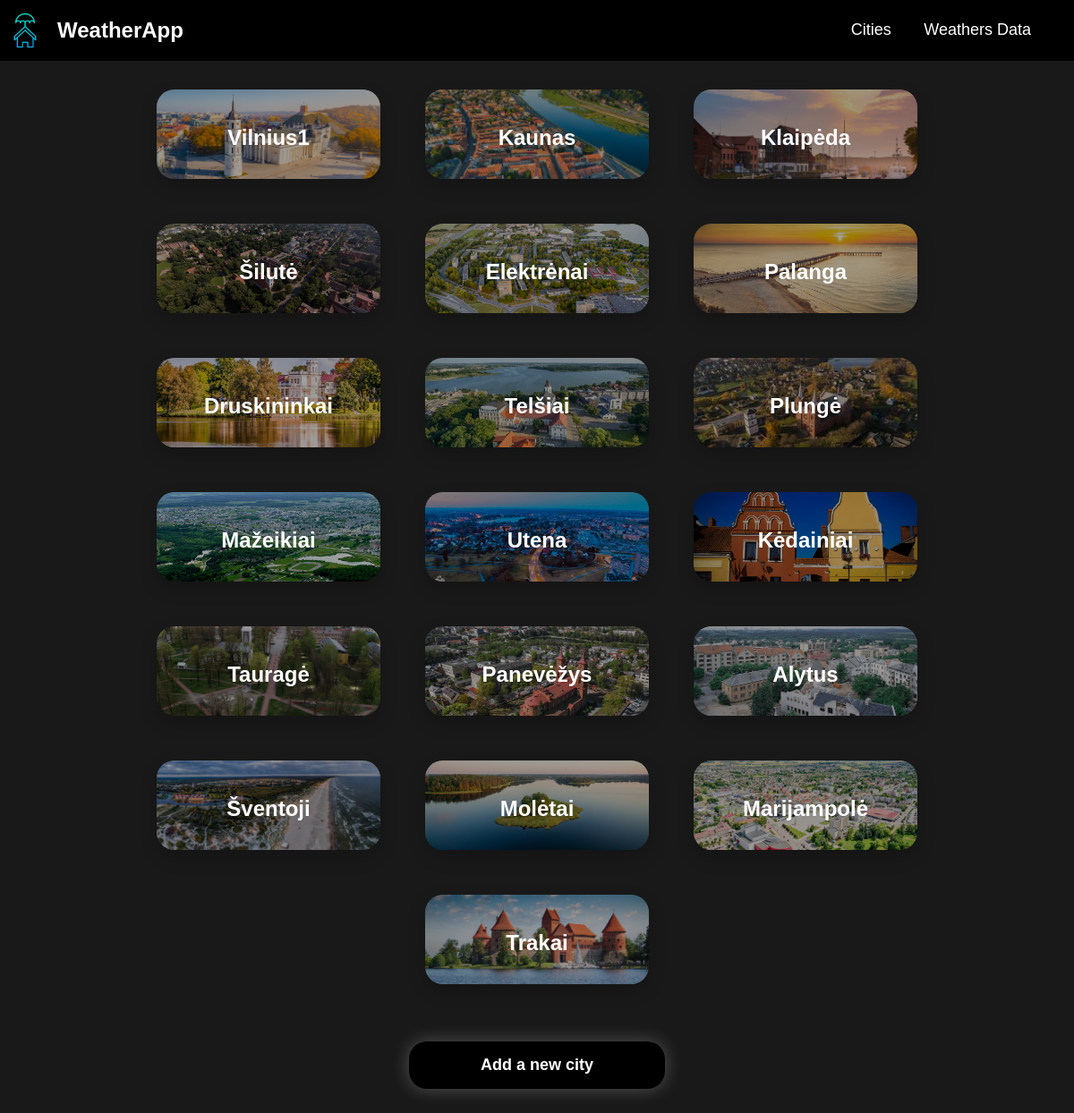
Before: /cities/ with the older database file.
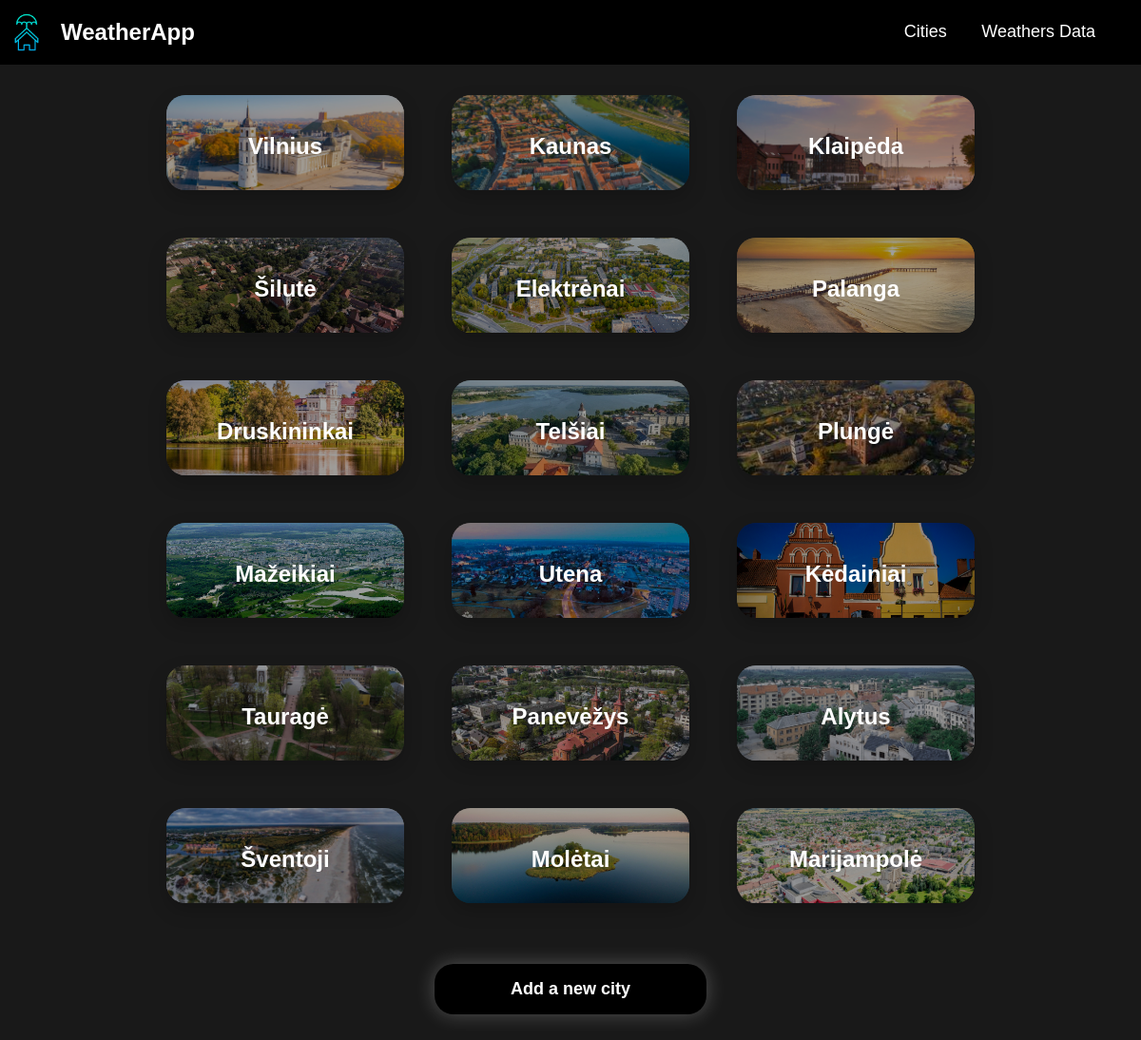
After: the same page with the newer database file.
### weathers/models.py (models this page shows, shortened)
class BaseModel(models.Model):
    objects = models.Manager()
    class Meta:
        abstract = True

class City(BaseModel):
    name = models.CharField(max_length=50, blank=True, unique=True)
    country = models.CharField(max_length=100, default='Lietuva', choices=COUNTRY_CHOICES)
    coordination_x = models.FloatField(default=0)
    coordination_y = models.FloatField(default=0)
    image = models.ImageField(upload_to='city_images/', blank=True, null=True)

### weathers/views.py (the view)
# urls.py: path('', views.index, name='cities'),
def index(request):
    cities = City.objects.all()
    context = {'cities': cities}
    return render(request=request, template_name='weathers/cities.html', context=context)

### weathers/templates/weathers/cities.html
{% extends 'main.html' %}
{% block content %}
    <div id='citiesMain'>
        {% if cities %}
            <div class='citiesBody'>
                    {% for city in cities %}
                        {% if city.image %}
                            <a href="{% url 'city' city.name %}" class='cityCard' style="background-image: url('{{ city.image.url }}');">
                                <h2>{{ city.name }}</h2>
                            </a>
                        {% else %}
                            <a href="{% url 'city' city.name %}" class='cityCard'>
                                <h2>{{ city.name }}</h2>
                            </a>
                        {% endif %}
                    {% endfor %}
            </div>
        {% else %}
            <p>No cities are available.</p>
        {% endif %}
        <div>
            <a href="{% url 'add_city' %}">
                <button id='addCityButton'>Add a new city</button>
            </a>
        </div>
    </div>
{% endblock %}

Changed rows visible on the page:
removed City: image (picture), name "Trakai"
changed City: name "Vilnius1" → "Vilnius"
